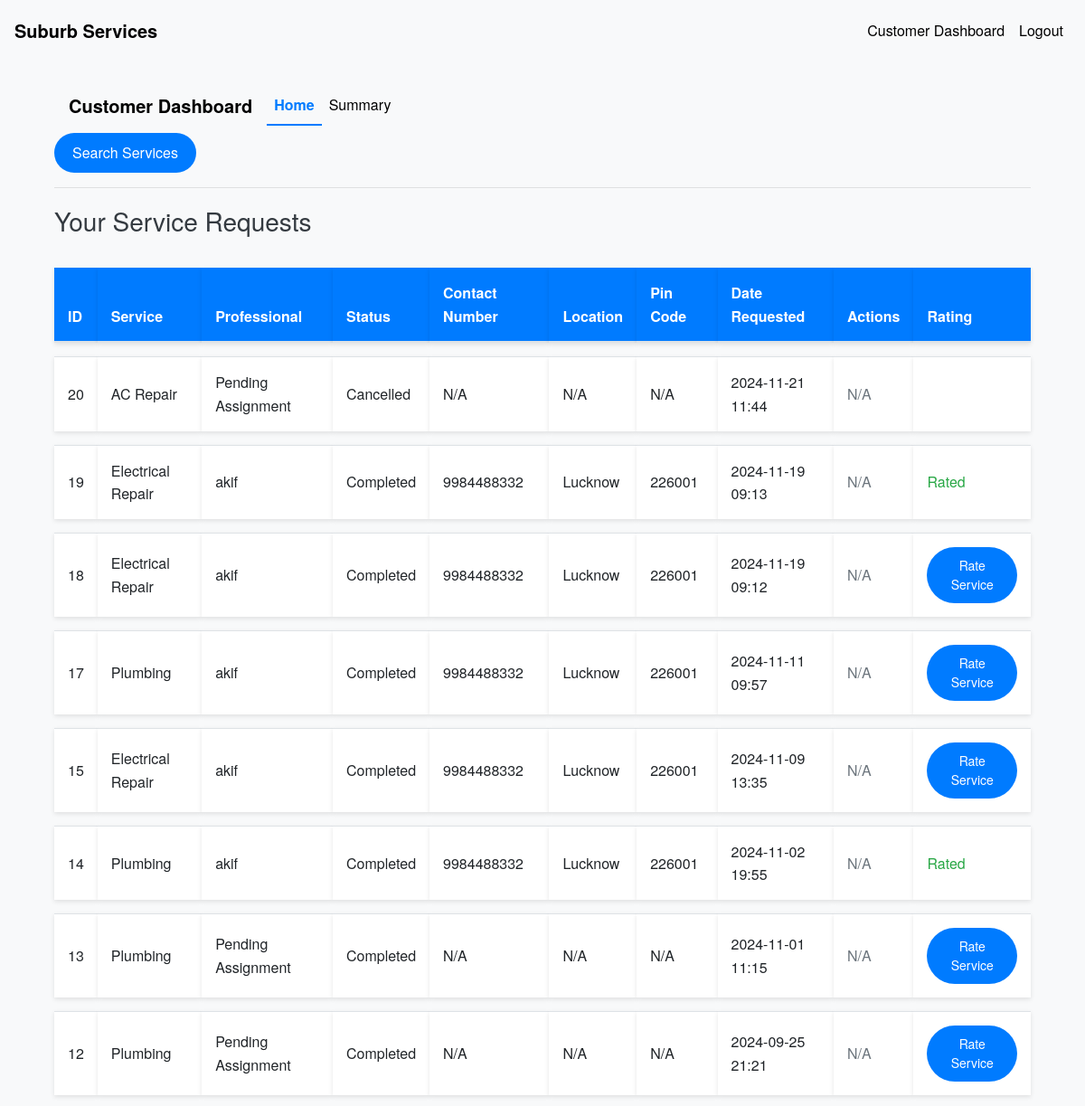
Page /customer/dashboard (signed in, upper part) on the earlier database version.
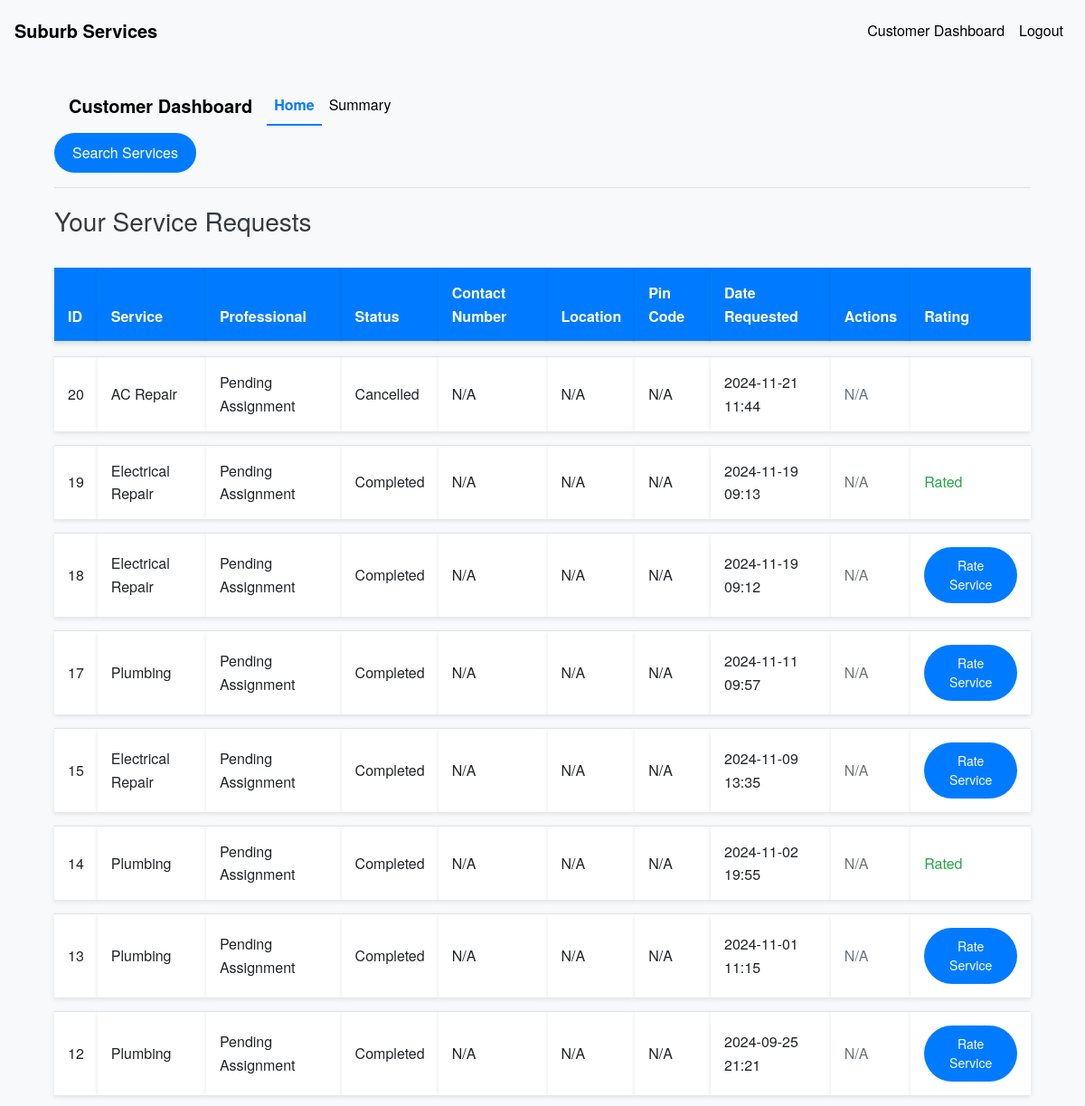
Same page on the later database version.
### models.py (models this page shows, shortened)
class ServiceRequest(db.Model):
    __tablename__ = 'service_requests'
    id = db.Column(db.Integer, primary_key=True)
    service_id = db.Column(db.Integer, db.ForeignKey('services.id'), nullable=False)
    customer_id = db.Column(db.Integer, db.ForeignKey('users.id'), nullable=True)
    professional_id = db.Column(db.Integer, db.ForeignKey('users.id'), nullable=True)
    service_status = db.Column(db.String(20), nullable=False, default='requested')
    service = db.relationship('Service', backref='service_requests')
    date_of_request = db.Column(db.DateTime, default=datetime.utcnow)
    date_of_completion = db.Column(db.DateTime)
    remarks = db.Column(db.Text)
    rating = db.Column(db.Integer)

class User(UserMixin, db.Model):
    __tablename__ = 'users'
    id = db.Column(db.Integer, primary_key=True)
    username = db.Column(db.String(100), unique=True, nullable=False)
    password = db.Column(db.String(128), nullable=False)
    role = db.Column(db.String(20), nullable=False)
    is_active = db.Column(db.Boolean, default=True)
    date_created = db.Column(db.DateTime, default=datetime.utcnow)
    date_completed = db.Column(db.DateTime)
    contact_number = db.Column(db.String(15), nullable=True)
    location = db.Column(db.String(255), nullable=True)
    pin_code = db.Column(db.String(10), nullable=True)
    is_approved = db.Column(db.Boolean, default=False)
    service_type = db.Column(db.String(100))
    experience = db.Column(db.Integer)
    resume_filename = db.Column(db.String(200))
    approval_status = db.Column(db.String(50), default='pending')
    customer_service_requests = db.relationship('ServiceRequest', backref='customer', foreign_keys='ServiceRequest.customer_id', lazy='dynamic')
    professional_service_requests = db.relationship('ServiceRequest', backref='professional', foreign_keys='ServiceRequest.professional_id', lazy='dynamic')

class Service(db.Model):
    __tablename__ = 'services'
    id = db.Column(db.Integer, nullable =False, primary_key=True)
    name = db.Column(db.String(100), nullable=False)
    base_price = db.Column(db.Float, nullable=False)
    time_required = db.Column(db.Integer, nullable=False)
    description = db.Column(db.Text)

### routes.py (the view)
@app.route('/customer/dashboard')
@login_required
def customer_dashboard():
    if current_user.role != 'customer':
        flash('Access denied.')
        return redirect(url_for('index'))
    service_requests = ServiceRequest.query.filter_by(customer_id=current_user.id).order_by(ServiceRequest.id.desc()).all()
    for request in service_requests:
        if request.professional_id:
            request.professional = User.query.get(request.professional_id)
    return render_template('customer_dashboard.html', service_requests=service_requests)

### app.py (called while the page is built)
@login_manager.user_loader
def load_user(user_id):
    return User.query.get(int(user_id))

### templates/customer_dashboard.html (shortened to what this page needs)
{% extends 'base.html' %}
{% block content %}
<div class="container mt-4">
    <nav class="navbar navbar-expand-lg navbar-light bg-light">
        <a class="navbar-brand" href="{{ url_for('customer_dashboard') }}">Customer Dashboard</a>
        <div class="collapse navbar-collapse" id="navbarNav">
            <ul class="navbar-nav">
                <li class="nav-item {% if request.endpoint == 'customer_dashboard' %}active{% endif %}">
                    <a class="nav-link" href="{{ url_for('customer_dashboard') }}">Home</a>
                </li>
                <li class="nav-item {% if request.endpoint == 'customer_summary' %}active{% endif %}">
                    <a class="nav-link" href="{{ url_for('customer_summary') }}">Summary</a>
                </li>
            </ul>
        </div>
    </nav>
    <p>
        <a href="{{ url_for('search_services') }}" class="btn btn-primary">Search Services</a>
    </p>
    <hr>
    <h3>Your Service Requests</h3>
    <table class="table table-striped">
        <thead>
            <tr>
                <th>ID</th>
                <th>Service</th>
                <th>Professional</th>
                <th>Status</th>
                <th>Contact Number</th>
                <th>Location</th>
                <th>Pin Code</th>
                <th>Date Requested</th>
                <th>Actions</th>
                <th>Rating</th>
            </tr>
        </thead>
        <tbody>
            {% for request in service_requests %}
            <tr>
                <td>{{ request.id }}</td>
                <td>{{ request.service.name }}</td>
                <td>
                    {% if request.professional %}
                    {{ request.professional.username }}
                    {% else %}
                    Pending Assignment
                    {% endif %}
                </td>
                <td>{{ request.service_status.capitalize() }}</td>
                <td>
                    {% if request.professional %}
                        {{ request.professional.contact_number }}
                    {% else %}
                        N/A
                    {% endif %}
                </td>
                <td>
                    {% if request.professional %}
                        {{ request.professional.location }}
                    {% else %}
                        N/A
                    {% endif %}
                </td>
                <td>
                    {% if request.professional %}
                        {{ request.professional.pin_code }}
                    {% else %}
                        N/A
                    {% endif %}
                </td>
                <td>{{ request.date_of_request.strftime('%Y-%m-%d %H:%M') }}</td>
                <td>
                    {% if request.service_status in ['requested', 'accepted'] %}
                    <form action="{{ url_for('cancel_request', request_id=request.id) }}" method="POST" style="display:inline;">
                        <button type="submit" class="btn btn-sm btn-danger" onclick="return confirm('Are you sure you want to cancel this request?');">Cancel</button>
                    </form>
                    {% else %}
                    <span class="text-muted">N/A</span>
                    {% endif %}
                </td>
                <td>
                    {% if request.service_status == 'completed' %}
                        {% if request.rating %}
                            <span class="text-success">Rated</span>
                        {% else %}
                            <button class="btn btn-primary btn-sm" data-toggle="modal" data-target="#rateModal{{ request.id }}">Rate Service</button>
                        {% endif %}
                    {% endif %}
                </td>
            </tr>
            {% endfor %}
        </tbody>
    </table>
</div>
{% endblock %}

Differences in the rows shown:
changed ServiceRequest id 19: professional.username "akif" → (not shown); professional.contact_number "9984488332" → (not shown); professional.location "Lucknow" → (not shown); professional.pin_code "226001" → (not shown); now shows "Pending Assignment N/A N/A N/A"
changed ServiceRequest id 18: professional.username "akif" → (not shown); professional.contact_number "9984488332" → (not shown); professional.location "Lucknow" → (not shown); professional.pin_code "226001" → (not shown); now shows "Pending Assignment N/A N/A N/A"
changed ServiceRequest id 17: professional.username "akif" → (not shown); professional.contact_number "9984488332" → (not shown); professional.location "Lucknow" → (not shown); professional.pin_code "226001" → (not shown); now shows "Pending Assignment N/A N/A N/A"
changed ServiceRequest id 15: professional.username "akif" → (not shown); professional.contact_number "9984488332" → (not shown); professional.location "Lucknow" → (not shown); professional.pin_code "226001" → (not shown); now shows "Pending Assignment N/A N/A N/A"
changed ServiceRequest id 14: professional.username "akif" → (not shown); professional.contact_number "9984488332" → (not shown); professional.location "Lucknow" → (not shown); professional.pin_code "226001" → (not shown); now shows "Pending Assignment N/A N/A N/A"
